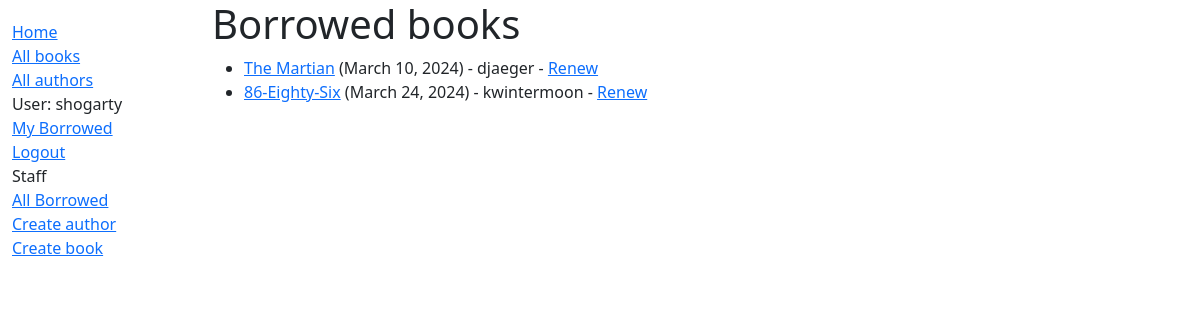
Page /catalog/borrowed/ (signed in) on the committed database.
### catalog/models.py (models this page shows, shortened)
class BookInstance(models.Model):
    id = models.UUIDField(primary_key=True, default=uuid.uuid4,
                          help_text="Unique ID for this particular book across whole library")
    book = models.ForeignKey('Book', on_delete=models.RESTRICT, null=True)
    imprint = models.CharField(max_length=200)
    due_back = models.DateField(null=True, blank=True)
    borrower = models.ForeignKey(settings.AUTH_USER_MODEL, on_delete=models.SET_NULL, null=True, blank=True)
    LOAN_STATUS = (
        ('m', 'Maintenance'),
        ('o', 'On loan'),
        ('a', 'Available'),
        ('r', 'Reserved'),
    )
    status = models.CharField(
        max_length=1,
        choices=LOAN_STATUS,
        blank=True,
        default='m',
        help_text='Book availability',
    )
    class Meta:
        ordering = ['due_back']
        permissions = (("can_mark_returned", "Set book as returned"),)
    @property
    def is_overdue(self):
        return bool(self.due_back and date.today() > self.due_back)

class Book(models.Model):
    title = models.CharField(max_length=200)
    author = models.ForeignKey('Author', on_delete=models.RESTRICT, null=True)
    summary = models.TextField(
        max_length=1000, help_text="Enter a brief description of the book")
    isbn = models.CharField('ISBN', max_length=13,
                            unique=True,
                            help_text='13 Character <a href="https://www.isbn-international.org/content/what-isbn'
                                      '">ISBN number</a>')
    genre = models.ManyToManyField(
        Genre, help_text="Select a genre for this book")
    language = models.ForeignKey(
        'Language', on_delete=models.SET_NULL, null=True)
    def display_genre(self):
        """Create a string for the Genre. This is required to display genre in Admin."""
        return ', '.join(genre.name for genre in self.genre.all()[:3])
    display_genre.short_description = 'Genre'

### catalog/views.py (the view)
# urls.py: path('borrowed/', views.LoanedBooksListView.as_view(), name='all-borrowed'),
class LoanedBooksListView(PermissionRequiredMixin,generic.ListView):
    permission_required = 'catalog.can_mark_returned'
    model = BookInstance
    template_name = 'catalog/bookinstance_list_borrowed_all.html'
    paginate_by = 10
    def get_queryset(self):
        return (
            BookInstance.objects
            .filter(status__exact='o')
            .order_by('due_back')
        )

### catalog/templates/catalog/bookinstance_list_borrowed_all.html
{% extends "base_generic.html" %}
{% block content %}
    <h1>Borrowed books</h1>
    {% if bookinstance_list %}
    <ul>
      {% for bookinst in bookinstance_list %}
      <li class="{% if bookinst.is_overdue %}text-danger{% endif %}">
        <a href="{% url 'book-detail' bookinst.book.pk %}">{{ bookinst.book.title }}</a>
        ({{ bookinst.due_back }}) {% if user.is_staff %}- {{ bookinst.borrower }}{% endif %}
        {% if perms.catalog.can_mark_returned %}- <a href="{% url 'renew-book-librarian' bookinst.id %}">Renew</a>{% endif %}
      </li>
      {% endfor %}
    </ul>
    {% else %}
      <p>There are no books borrowed.</p>
    {% endif %}
{% endblock %}

### catalog/templates/base_generic.html (shortened to what this page needs)
<!DOCTYPE html>
<html lang="en">
  <head>
    <link href="https://cdn.jsdelivr.net/npm/bootstrap@5.3.2/dist/css/bootstrap.min.css"
      rel="stylesheet"
>
    {% load static %}
    <link rel="stylesheet" href="{% static 'css/styles.css' %}" />
  </head>
  <body>
    <div class="container-fluid">
      <div class="row">
        <div class="col-sm-2">
          {% block sidebar %}
            <ul class="sidebar-nav">
                <li><a href="{% url 'index' %}">Home</a></li>
                <li><a href="{% url 'books' %}">All books</a></li>
                <li><a href="{% url 'authors' %}">All authors</a></li>
                {% if user.is_authenticated %}
                  <li>User: {{ user.get_username }}</li>
                  <li><a href="{% url 'my-borrowed' %}">My Borrowed</a></li>
                  <li><a href="{% url 'logout' %}?next={{ request.path }}">Logout</a></li>
                {% else %}
                  <li><a href="{% url 'login' %}?next={{ request.path }}">Login</a></li>
                {% endif %}
                {% if user.is_staff %}
                  <li>Staff</li>
                    <li><a href="{% url 'all-borrowed' %}">All Borrowed</a></li>
                  {% if perms.catalog.add_author %}
                    <li><a href="{% url 'author-create' %}">Create author</a></li>
                  {% endif %}
                  {% if perms.catalog.add_book %}
                    <li><a href="{% url 'book-create' %}">Create book</a></li>
                  {% endif %}
                  </ul>
                {% endif %}
          {% endblock %}
        </div>
        <div class="col-sm-10 ">{% block content %}{% endblock %}
        </div>
      </div>
    </div>
  </body>
</html>

### rows in the picture
BookInstance: book "The Martian", due_back "March 10, 2024", borrower "djaeger"
BookInstance: book "86-Eighty-Six", due_back "March 24, 2024", borrower "kwintermoon"

### other values in the picture
{{ user.get_username }} "shogarty"
